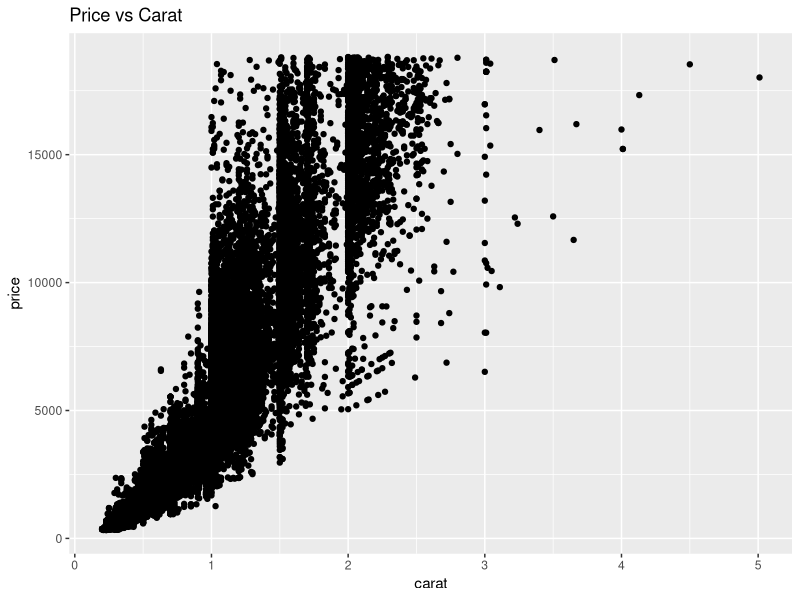
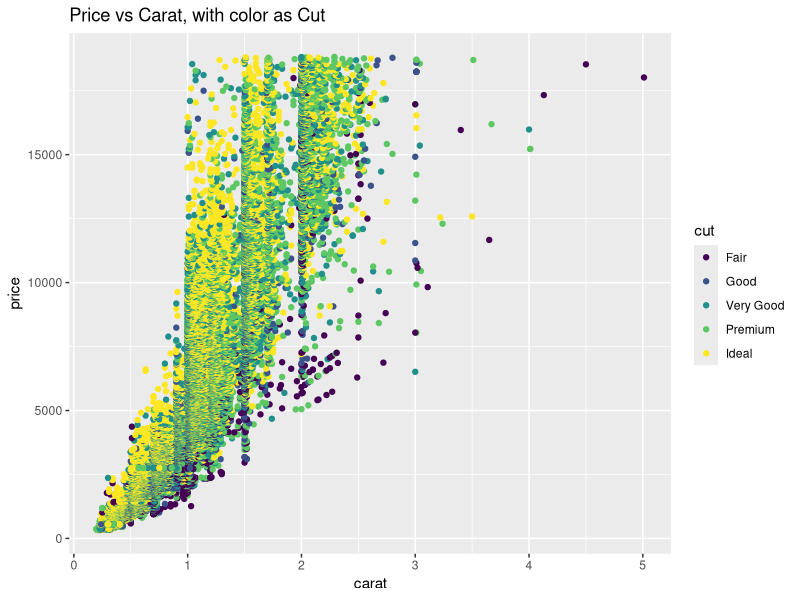
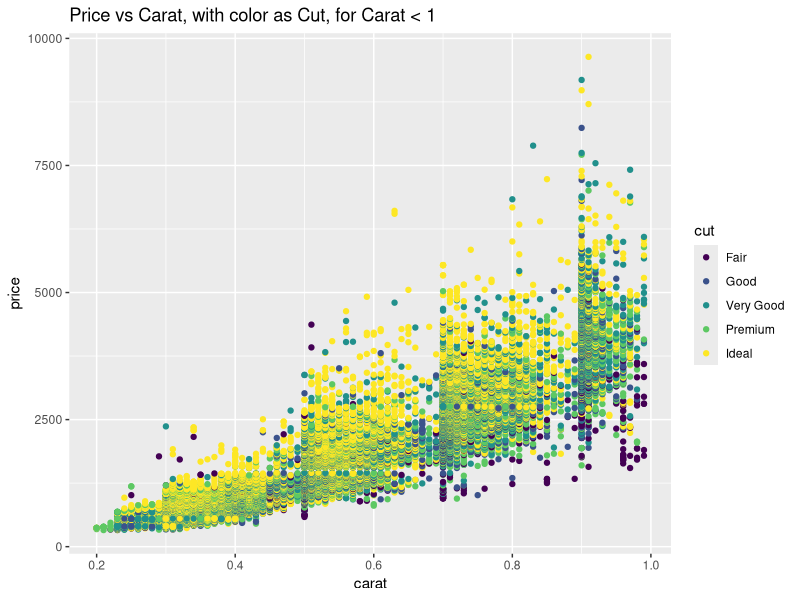
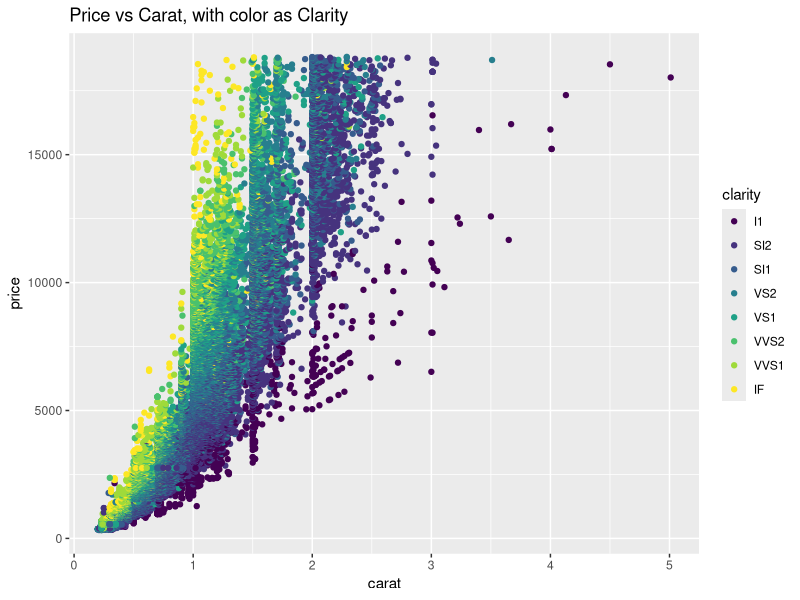
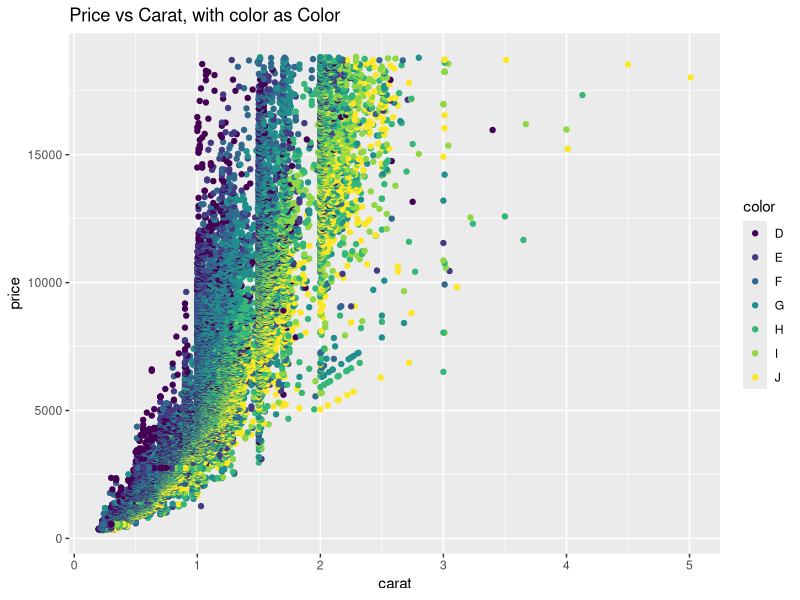
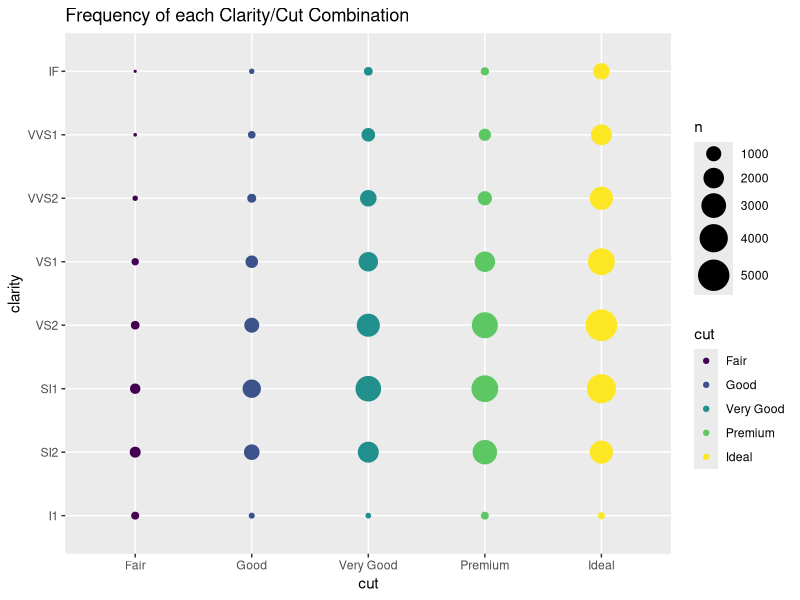
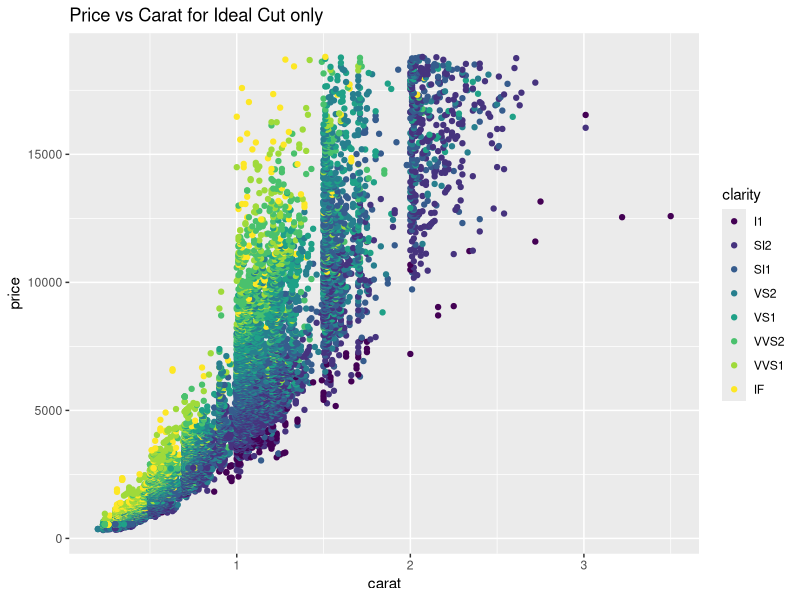

Here is the R script that generated these plots, in order:
## ---- chunk 1
library(tidyverse)
## ---- chunk 2
ggplot(data = diamonds) +
  geom_point(mapping = aes(x = carat, y = price)) +
  ggtitle("Price vs Carat")
## ---- chunk 3
diamonds %>%
  ggplot() +
  geom_point(mapping = aes(x = carat, y = price, color = cut)) +
  ggtitle("Price vs Carat, with color as Cut")
## ---- chunk 4
diamonds %>%
  filter(carat < 1) %>%
  ggplot() +
  geom_point(mapping = aes(x = carat, y = price, color = cut)) +
  ggtitle("Price vs Carat, with color as Cut, for Carat < 1")
## ---- chunk 5
diamonds %>% 
ggplot() +
  geom_point(mapping = aes(x = carat, y = price, color = clarity)) +
  ggtitle("Price vs Carat, with color as Clarity")
## ---- chunk 6
diamonds %>% 
ggplot() +
  geom_point(mapping = aes(x = carat, y = price, color = color)) +
  ggtitle("Price vs Carat, with color as Color")
## ---- chunk 7
summary(diamonds)
## ---- chunk 8
ggplot(diamonds, aes(cut, clarity)) +
  geom_count(aes(color = cut)) +
  scale_size_area(max_size = 10) +
  ggtitle("Frequency of each Clarity/Cut Combination")
## ---- chunk 9
diamonds %>%
  filter(cut == "Ideal") %>%
  ggplot() +
  geom_point(mapping = aes(x = carat, y = price, color = clarity)) +
  ggtitle("Price vs Carat for Ideal Cut only")
